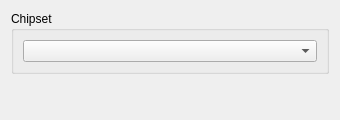
<?xml version="1.0" encoding="UTF-8"?>
<ui version="4.0">
 <class>ChangeMapTilesetWidget</class>
 <widget class="QWidget" name="ChangeMapTilesetWidget">
  <property name="geometry">
   <rect><x>0</x><y>0</y><width>340</width><height>120</height></rect>
  </property>
  <property name="windowTitle">
   <string>Change Map Tileset</string>
  </property>
  <layout class="QVBoxLayout" name="verticalLayout">
   <item>
    <widget class="QGroupBox" name="groupChipset">
     <property name="title"><string>Chipset</string></property>
     <layout class="QHBoxLayout" name="layoutChipset">
      <item><widget class="QComboBox" name="comboChipset"/></item>
     </layout>
    </widget>
   </item>
   <item>
    <spacer name="verticalSpacer">
     <property name="orientation"><enum>Qt::Vertical</enum></property>
     <property name="sizeHint" stdset="0"><size><width>20</width><height>10</height></size></property>
    </spacer>
   </item>
  </layout>
 </widget>
 <resources/>
 <connections/>
</ui>
